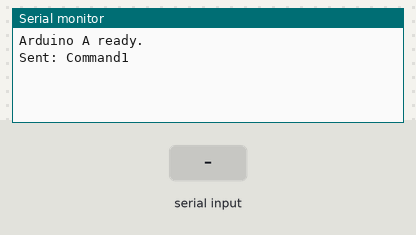
The sketch below on a simulated Arduino Uno, built with avr-gcc and run on an emulated ATmega328P. On the bench: the last lines printed to the serial monitor. The inputs (shaded band) are chosen by the test bench.

Above: at 6.2 s.
6.3 s: "1\n" received over the second serial link
At 7.5 s:
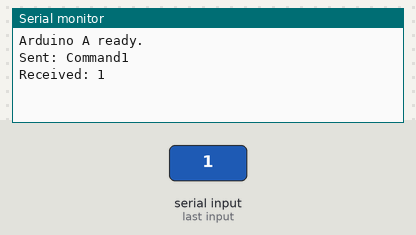
7.8 s: "0\n" received over the second serial link
At 8.8 s:
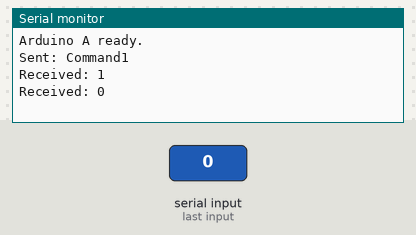
9.3 s: "2\n" received over the second serial link
At 10.0 s:
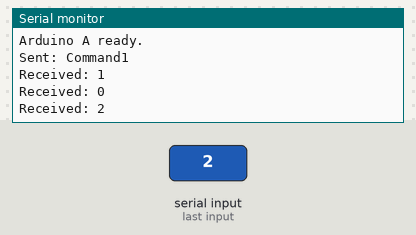

Measured:
- after the input at 6.3 s, the serial monitor: prints a new line at once (image 1)
- after the input at 7.8 s, the serial monitor: prints a new line at once (image 2)
- after the input at 9.3 s, the serial monitor: prints a new line at once (image 3)

The sketch:

uno_electromagnet_serial.ino
```cpp
// Arduino A Code

#include <SoftwareSerial.h>

SoftwareSerial mySerial(10, 11); // RX, TX


void setup() {
  Serial.begin(9600); // 디버깅용 시리얼
  mySerial.begin(9600); // 아두이노 간 통신용 시리얼
  Serial.println("Arduino A ready.");
  delay(5000); //5초 대기 후 시작
}

void loop() {
  sendCommand("Command1");
  waitForCompletion();
  delay(2000); // 2초 대기 후 다시 시작

  sendCommand("Command2");
  waitForCompletion();
  delay(2000); // 2초 대기 후 다시 시작

  sendCommand("Command3");
  waitForCompletion();
  delay(2000); // 2초 대기 후 다시 시작

  sendCommand("Command4");
  waitForCompletion();
  delay(2000); // 2초 대기 후 다시 시작
}

void sendCommand(String command) {
  mySerial.println(command);
  Serial.println("Sent: " + command);
}

void waitForCompletion() {
  while (true) {
    if (mySerial.available()) {
      String message = mySerial.readStringUntil('\n');
      message.trim();
      Serial.println("Received: " + message);
      if (message.endsWith("Complete")) {
        break; // 완료 메시지 수신 시 루프 탈출
      }
    }
  }
}
```
